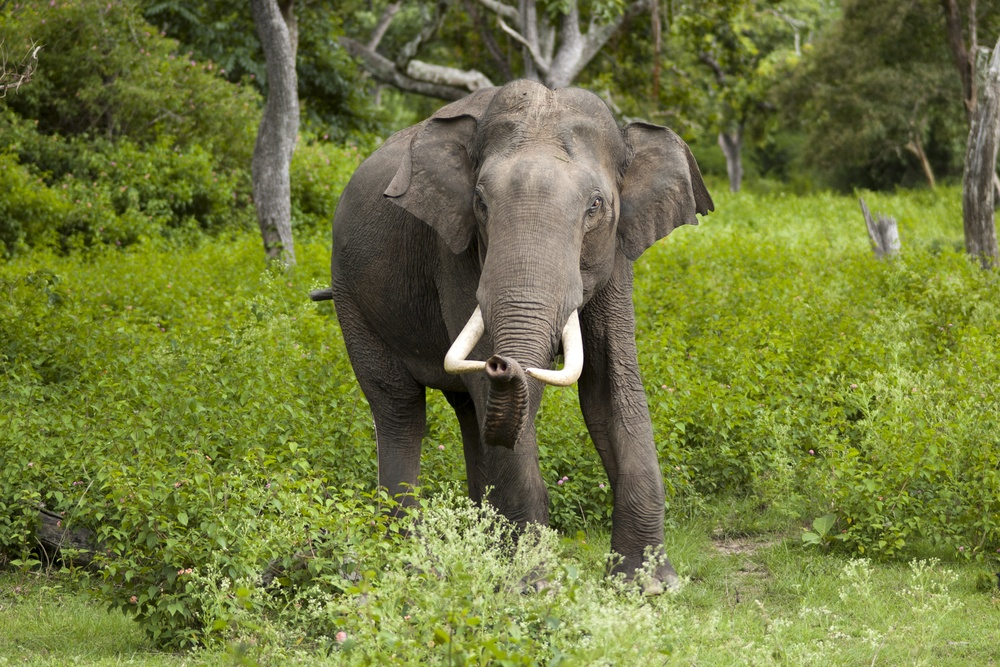
#> input picture animal.jpg, 1000 x 667 px, shrunk from 2598 x 1732 before the run
$ python traditional_hsv.py
#> lines starting #> are read from the running program, lines starting #| are printed output that depends on the picture; after the words box and inside, x2 and y2 are one past the last pixel; in counts of white or black regions, pixels touching at a corner belong together
import cv2
import numpy as np
from sklearn.cluster import KMeans

# Function to find multiple dominant colors using KMeans clustering
def get_dominant_colors(image, k=2):
    # Reshape the image to be a list of pixels
    pixels = image.reshape((-1, 3))

    # Apply KMeans to find k dominant colors
    kmeans = KMeans(n_clusters=k)
    kmeans.fit(pixels)

    # Get the k dominant colors
    dominant_colors = kmeans.cluster_centers_.astype(int)

    return dominant_colors

# Load image
image = cv2.imread('animal.jpg')
#> image is the input picture: shape (667, 1000, 3); mean B, G, R 60.3, 121, 112.4

# Convert the image to HSV
hsv_image = cv2.cvtColor(image, cv2.COLOR_BGR2HSV)
#> hsv_image: shape (667, 1000, 3); mean H, S, V 31.7, 131.5, 122.8
cv2.imshow('hsv image', hsv_image)
cv2.waitKey(0)

# Get the top k dominant colors
dominant_colors_bgr = get_dominant_colors(image, k=2)  # Get top 2 dominant colors
#> dominant_colors_bgr = [[36, 86, 79], [87, 159, 148]]
print('Dominant Colors (BGR):', dominant_colors_bgr)
#| Dominant Colors (BGR): [[ 36  86  79]
#|  [ 87 159 148]]

# Initialize an empty mask for combining multiple color ranges
final_mask = np.zeros(image.shape[:2], dtype="uint8")

# Loop over each dominant color and create a mask for each
for dominant_color_bgr in dominant_colors_bgr:
    dominant_color_hsv = cv2.cvtColor(np.uint8([[dominant_color_bgr]]), cv2.COLOR_BGR2HSV)[0][0]

    # Define color range for this dominant color
    lower_color = np.array([dominant_color_hsv[0] - 10, 50, 50])
    upper_color = np.array([dominant_color_hsv[0] + 10, 255, 255])

    # Create a mask for this color range
    color_mask = cv2.inRange(hsv_image, lower_color, upper_color)
    cv2.imshow('mask', color_mask)
    cv2.waitKey(0)

    # Combine this mask with the final mask
    final_mask = cv2.bitwise_or(final_mask, color_mask)
#> this loop made 2 passes
#> (dominant_color_bgr, dominant_color_hsv, lower_color, upper_color) on passes 1 to 2: ([36, 86, 79], [34, 148, 86], [24, 50, 50], [44, 255, 255]), ([87, 159, 148], [35, 115, 159], [25, 50, 50], [45, 255, 255])
#> pass 1, `color_mask = cv2.inRange(hsv_image, lower_color, upper_color)`:
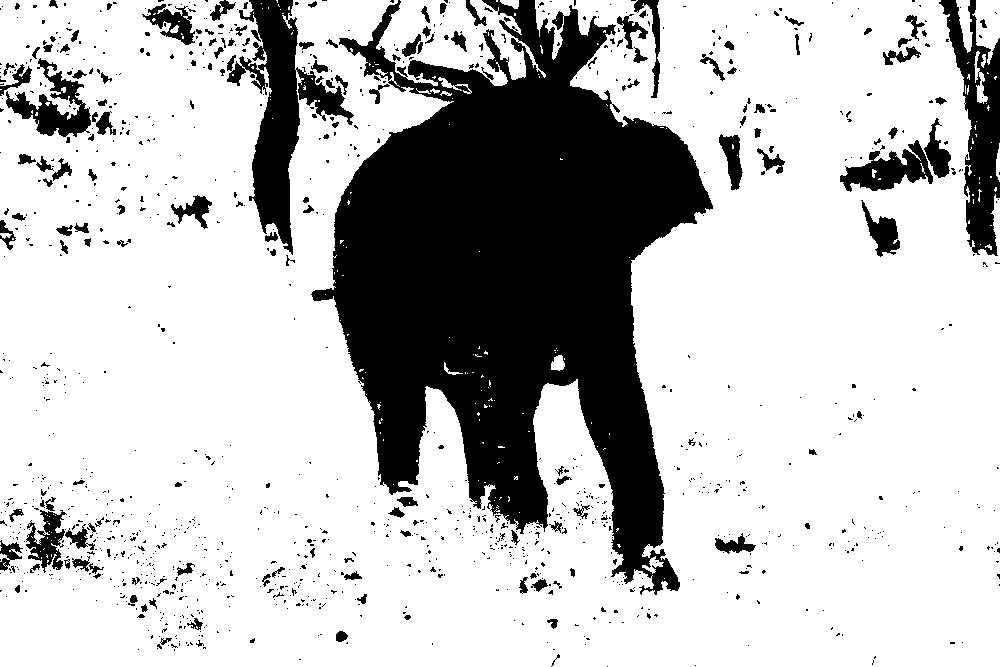
#> color_mask: shape (667, 1000); 75.4% white; 1190 black regions (1024 under 20 px), largest, box (x1, y1, x2, y2) and area: (311, 0, 713, 595) 122040, (227, 0, 354, 255) 10147, (939, 0, 1000, 256) 6948
#> pass 2, `color_mask = cv2.inRange(hsv_image, lower_color, upper_color)`:
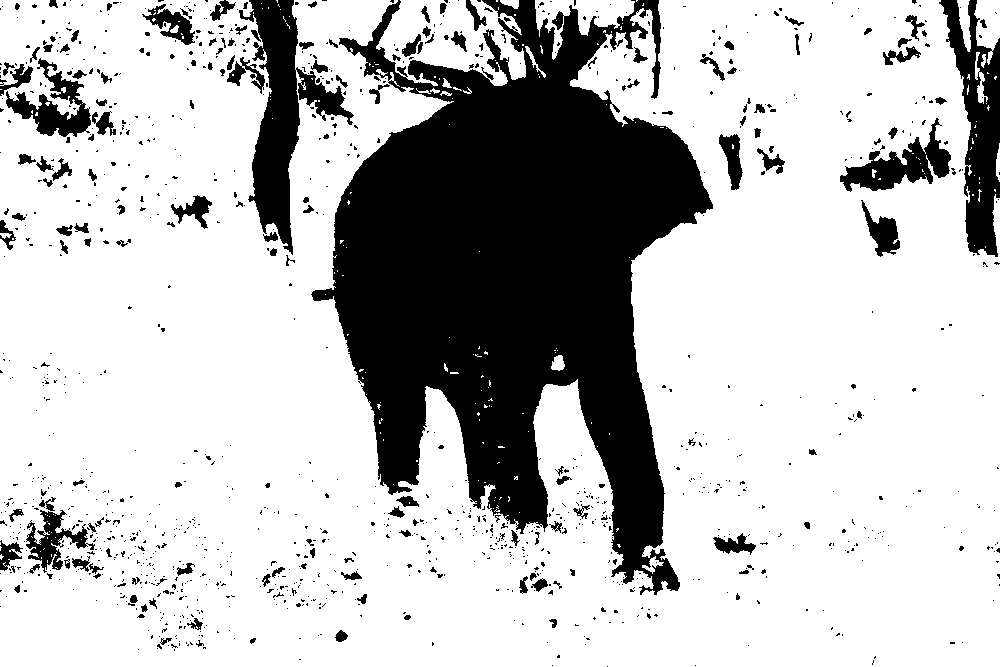
#> color_mask: shape (667, 1000); 75.1% white; 1194 black regions (1032 under 20 px), largest, box (x1, y1, x2, y2) and area: (311, 0, 713, 595) 123838, (239, 0, 354, 255) 9621, (939, 0, 1000, 257) 7334
#> pass 2, `final_mask = cv2.bitwise_or(final_mask, color_mask)`:
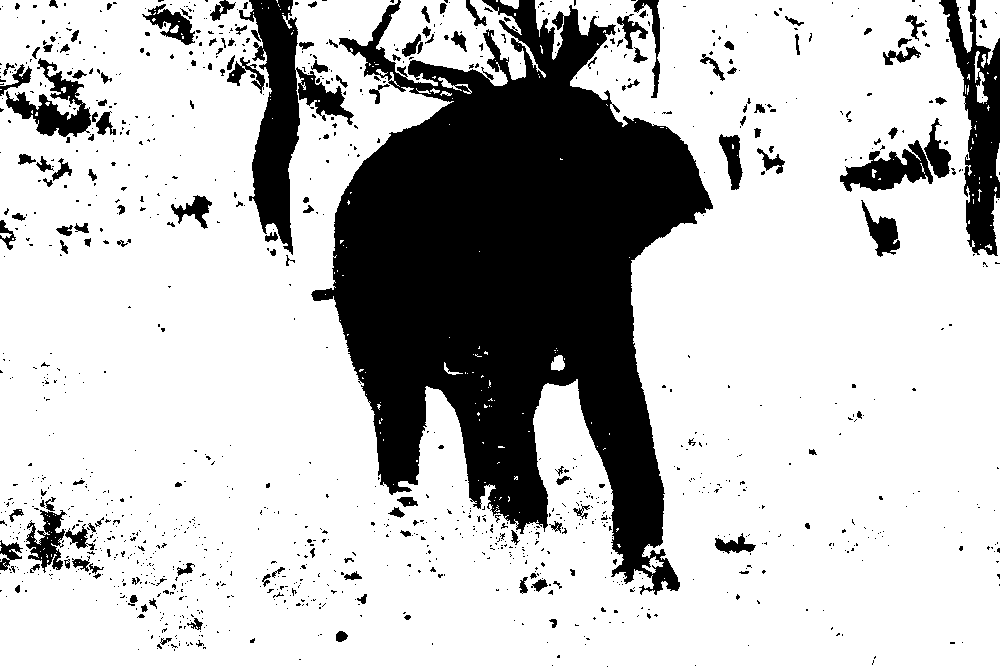
#> final_mask: shape (667, 1000); 75.4% white; 1191 black regions (1029 under 20 px), largest, box (x1, y1, x2, y2) and area: (311, 0, 713, 595) 122037, (239, 0, 354, 255) 9527, (939, 0, 1000, 256) 6948

# Invert the final mask to segment the animal
final_mask = cv2.bitwise_not(final_mask)
#> final_mask: shape (667, 1000); 24.6% white; 1191 white regions (1029 under 20 px)
cv2.imshow('final_mask', final_mask)
cv2.waitKey(0)

# Apply Gaussian blur to smooth the mask and reduce noise
blurred_mask = cv2.GaussianBlur(final_mask, (5,5), 0)
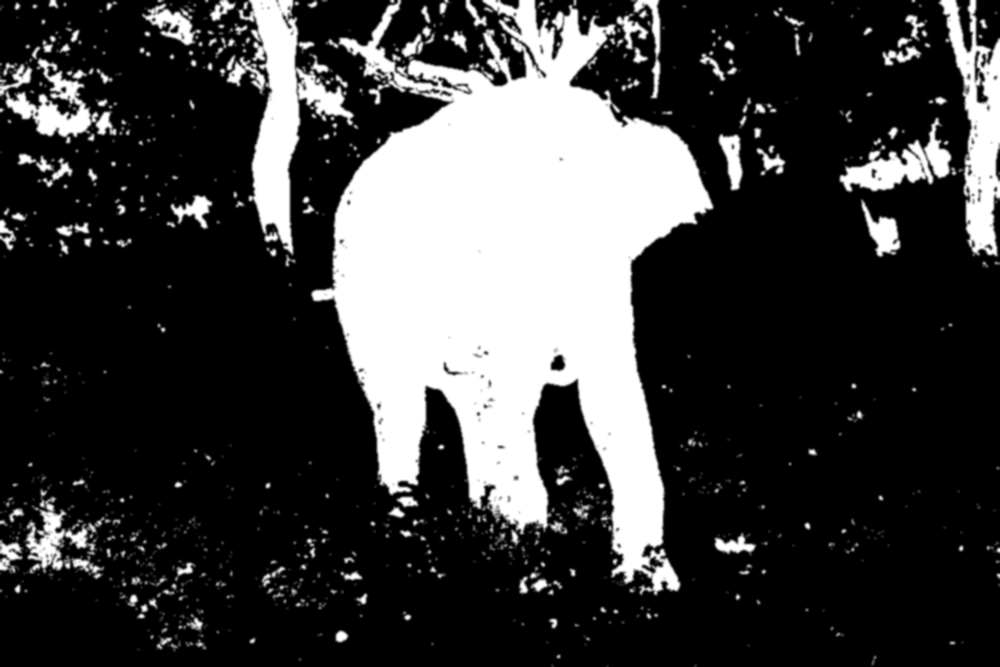
#> blurred_mask: shape (667, 1000); min 0, max 255, mean 62.7

# Display the blurred mask
cv2.imshow('Blurred Mask', blurred_mask)
cv2.waitKey(0)

#not used because it selects a wrong contour
# edges = cv2.Canny(blurred_mask, 50, 150)

# # Display the edges
# cv2.imshow('Edges', edges)
# cv2.waitKey(0)

# Find contours based on the blurred mask
contours, _ = cv2.findContours(blurred_mask, cv2.RETR_LIST, cv2.CHAIN_APPROX_SIMPLE)
#> contours = 514 contours, 192 with area under 20; largest, box (x1, y1, x2, y2) and area: (309, 0, 715, 597) 139740, (202, 0, 360, 268) 15581, (838, 0, 1000, 258) 13331, (0, 20, 132, 145) 7818, (0, 483, 126, 581) 5804

# Sort contours by area and take the largest one (assuming it's the animal)
# largest one is at [-1]
cnt = sorted(contours, key=cv2.contourArea)[-1]
#> cnt = contour of 1842 points, box (x1, y1, x2, y2) (309, 0, 715, 597), area 139740
print('Contours:', cnt)
#> (printed output is left out)

# Draw the largest contour on the image
image_with_contour = image.copy()
cv2.drawContours(image_with_contour, [cnt], -1, (0, 255, 0), 3)  # Green contour, thickness=3
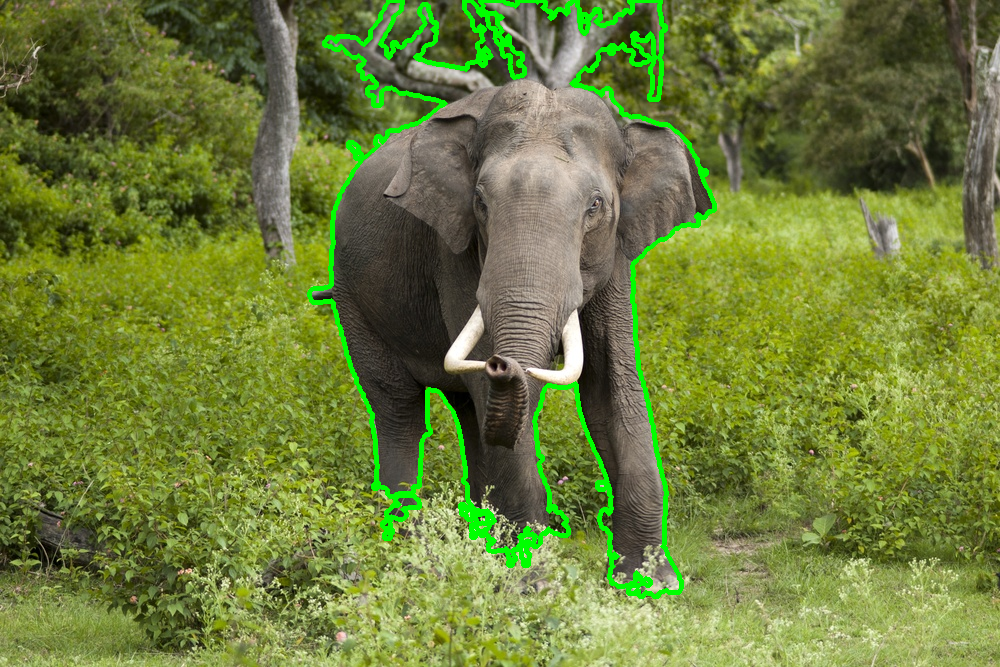
#> image_with_contour: shape (667, 1000, 3); 3.07% of pixels changed, all inside (x1, y1, x2, y2) = (307, 0, 717, 599)
cv2.imshow('Largest Contour', image_with_contour)
cv2.waitKey(0)

# Create a mask for the animal and remove the background
mask = np.zeros(image.shape[:2], dtype="uint8")
masked_image = cv2.drawContours(mask, [cnt], -1, (255, 255, 255), -1)
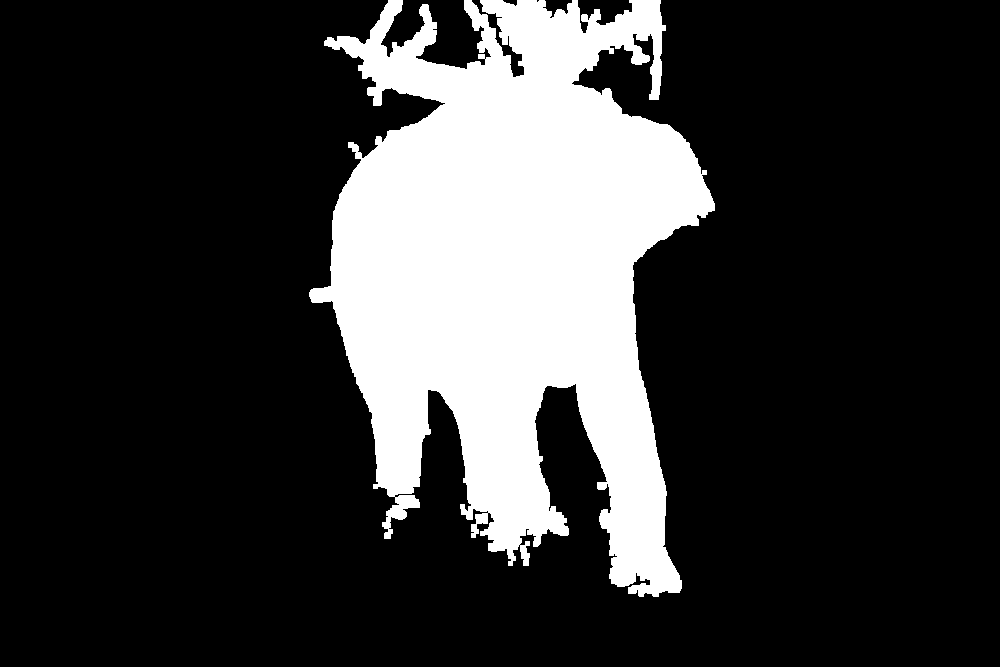
#> masked_image: shape (667, 1000); 21.3% white; 1 white region, box (x1, y1, x2, y2) and area: (309, 0, 715, 597) 141970
cv2.imshow("masked_image", masked_image)
cv2.waitKey(0)

# Apply the mask to the original image to segment the animal
segmented_animal = cv2.bitwise_and(image, image, mask=masked_image)
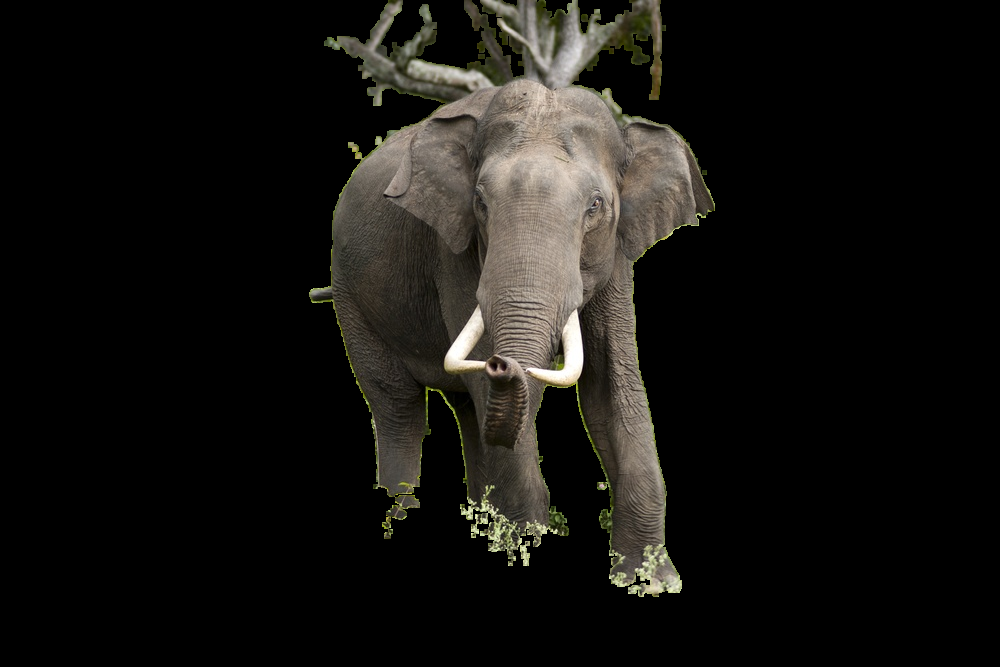
#> segmented_animal: shape (667, 1000, 3); mean B, G, R 17.7, 20.8, 22.2
cv2.imshow('Segmented Animal', segmented_animal)
cv2.waitKey(0)

# Close all windows
cv2.destroyAllWindows()
